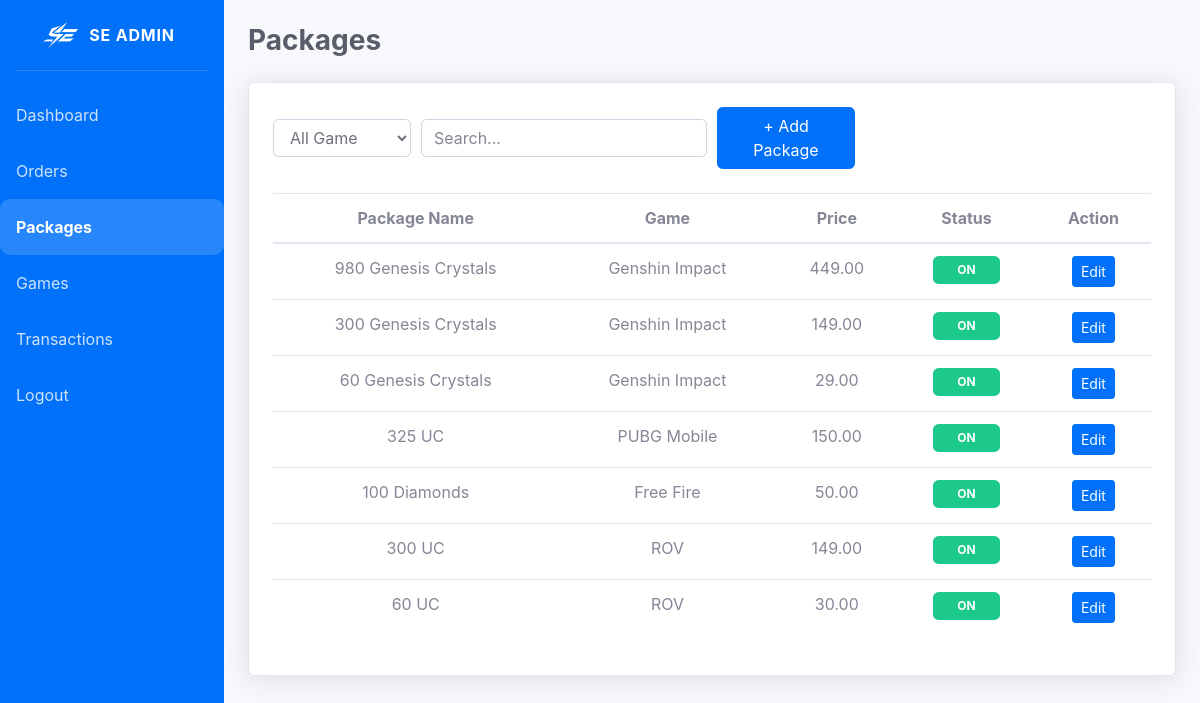
Screenshot of /admin/packages.php (signed in) with the database file from the repository.
### tables this page shows
CREATE TABLE `packages` (
  `id` int NOT NULL,
  `game_id` int NOT NULL,
  `name` varchar(100) NOT NULL,
  `price` decimal(10,2) NOT NULL,
  `status` enum('ON','OFF') DEFAULT 'ON',
  `created_at` timestamp NULL DEFAULT CURRENT_TIMESTAMP
);

CREATE TABLE `games` (
  `id` int NOT NULL,
  `name` varchar(100) NOT NULL,
  `image` varchar(255) DEFAULT NULL,
  `status` enum('ON','OFF') DEFAULT 'ON',
  `created_at` timestamp NULL DEFAULT CURRENT_TIMESTAMP
);

### admin/packages.php (the view, shortened to what this page needs)
<?php
require_once "../config/db.php";
$search = $_GET['search'] ?? '';
$sql = "
    SELECT packages.*, games.name AS game_name
    FROM packages
    JOIN games ON packages.game_id = games.id
    WHERE 1=1
";
$sql .= " ORDER BY packages.id DESC";
$result = $conn->query($sql);
?>
  <?php include "partials/header.php"; ?>
  <?php include("partials/sidebar.php"); ?>
  <div id="content-wrapper" class="d-flex flex-column">
    <div id="content">
      <div class="container-fluid mt-4">
        <h1 class="h3 mb-4 font-weight-bold text-dark">
          Packages
        </h1>
        <div class="card shadow p-4">
          <form method="GET" class="form-row align-items-center mb-4">
              <div class="col-md-2">
                  <select name="game"
                          class="form-control"
                          onchange="this.form.submit()">
                      <option value="">All Game</option>
                  </select>
              </div>
              <div class="col-md-4">
                  <input type="text"
                        name="search"
                        class="form-control"
                        placeholder="Search..."
                        value="<?= htmlspecialchars($search) ?>">
              </div>
              <div class="col-md-2">
                  <button type="button"
                          class="btn btn-primary"
                          data-toggle="modal"
                          data-target="#addPackageModal">
                      + Add Package
                  </button>
              </div>
          </form>
          <table class="table text-center">
              <thead>
                  <tr>
                      <th>Package Name</th>
                      <th>Game</th>
                      <th>Price</th>
                      <th>Status</th>
                      <th>Action</th>
                  </tr>
              </thead>
              <tbody>
              <?php while($row = $result->fetch_assoc()): ?>
                  <tr>
                      <td><?= htmlspecialchars($row['name']) ?></td>
                      <td><?= htmlspecialchars($row['game_name']) ?></td>
                      <td><?= number_format($row['price'],2) ?></td>
                      <td>
                          <?php if($row["status"]=="ON"): ?>
                              <span class="badge badge-success px-4 py-2">ON</span>
                          <?php else: ?>
                              <span class="badge badge-danger px-4 py-2">OFF</span>
                          <?php endif; ?>
                      </td>
                      <td>
                          <button class="btn btn-sm btn-primary"
                                  data-toggle="modal"
                                  data-target="#editPackageModal"
                                  data-id="<?= $row['id'] ?>"
                                  data-name="<?= htmlspecialchars($row['name']) ?>"
                                  data-price="<?= $row['price'] ?>"
                                  data-status="<?= $row['status'] ?>"
                                  data-game="<?= $row['game_id'] ?>">
                              Edit
                          </button>
                      </td>
                  </tr>
              <?php endwhile; ?>
              </tbody>
          </table>
        </div>
      </div>
    </div>
<?php include "partials/footer.php"; ?>

### admin/css/custom.css (style rules this page uses)
:root { --main-blue: #0171F9; }
.btn-primary { background-color: var(--main-blue) !important; border-color: var(--main-blue) !important; }

### rows the page displays
packages: name "980 Genesis Crystals", game.name "Genshin Impact", price "449.00", status "ON"
packages: name "300 Genesis Crystals", game.name "Genshin Impact", price "149.00", status "ON"
packages: name "60 Genesis Crystals", game.name "Genshin Impact", price "29.00", status "ON"
packages: name "325 UC", game.name "PUBG Mobile", price "150.00", status "ON"
packages: name "100 Diamonds", game.name "Free Fire", price "50.00", status "ON"
packages: name "300 UC", game.name "ROV", price "149.00", status "ON"
packages: name "60 UC", game.name "ROV", price "30.00", status "ON"
